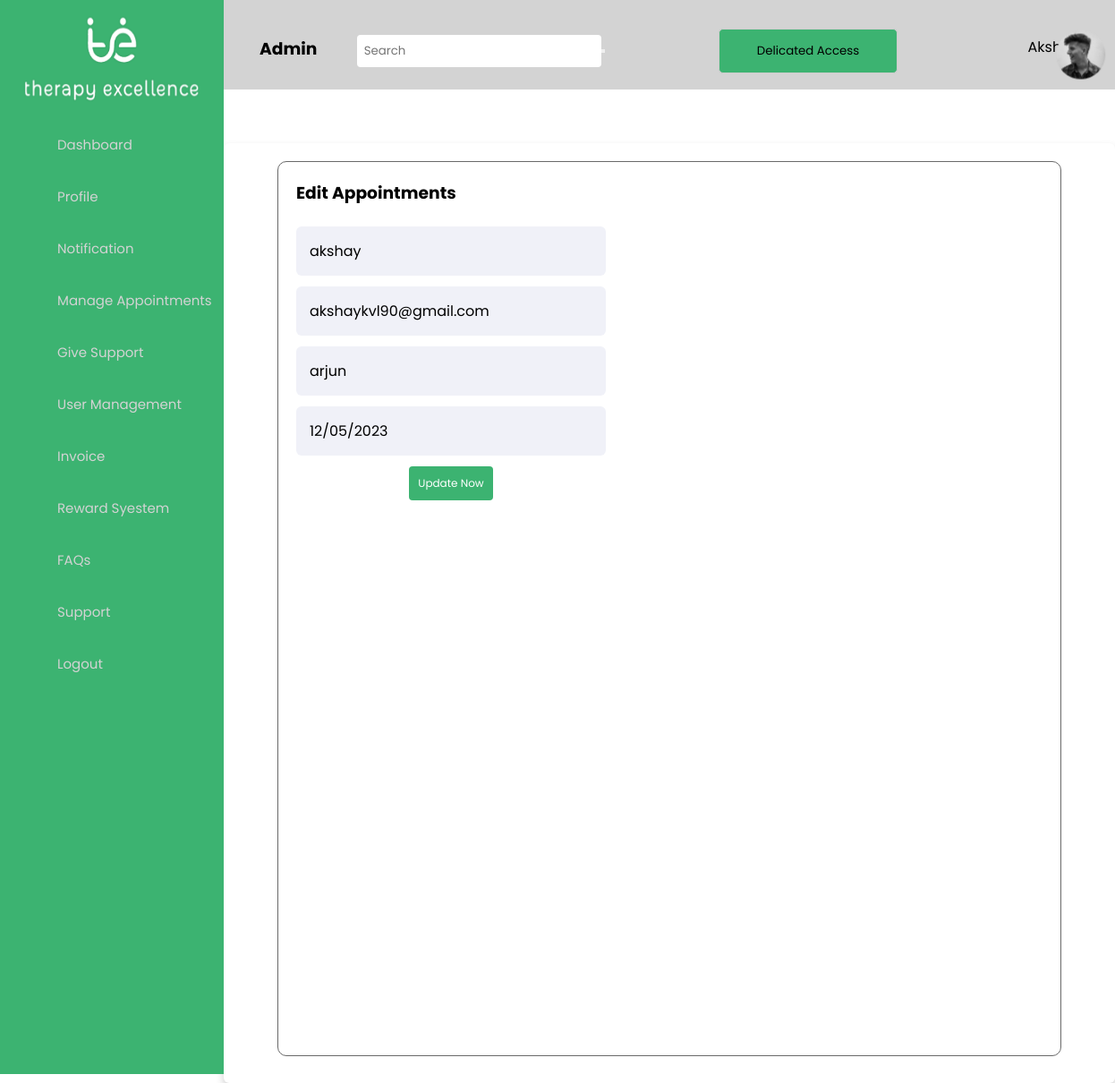
Screenshot of /clienteditappointments1 with the database file from the repository.
### client/models.py (models this page shows, shortened)
class Book_appointments(models.Model):
    Appointment_id=models.AutoField(primary_key=True,blank=True,unique=True)
    Name=models.CharField(max_length=42)
    Date=models.CharField(max_length=42)
    Problem=models.CharField(max_length=42)
    Supervisor_Name=models.CharField(max_length=42)
    Therapist_Name=models.CharField(max_length=42)
    Email= models.EmailField()
    Phone_Number=models.CharField(max_length=42)
    Age=models.CharField(max_length=3)
    Time=models.CharField(max_length=42)
    Gender=models.CharField(max_length=42)

### client/views.py (the view, shortened to what this page needs)
# urls.py: path('clienteditappointments<int:Appointment_id>', views.edit_appointments, name='clienteditappointments'),
def edit_appointments(request,Appointment_id, *args, **kwargs):
    cust_obj = Book_appointments.objects.get(Appointment_id=Appointment_id)
    if request.method=='GET':
        return render(request, 'clienteditappointments.html', {'cust_obj': cust_obj})

### templates/clienteditappointments.html (shortened to what this page needs)
{% load static %}
<!DOCTYPE html>
<html lang="en">
<head>
     <link rel="stylesheet" href="{% static 'css/addprofile.css' %} ">
    <link rel="stylesheet" href="{% static 'css/addinvoice.css' %} ">
    <link rel="stylesheet" href="{% static 'css/sidebar.css' %}" >
    <link href="https://unpkg.com/boxicons@2.0.7/css/boxicons.min.css" rel="stylesheet" />
    <link rel="stylesheet" href="https://cdnjs.cloudflare.com/ajax/libs/normalize/5.0.0/normalize.min.css">
    <link rel="stylesheet" href="{% static 'css/list1.css' %}" >
</head>
<body>
<div class="sidebar">
        <img src="static/img/images/logo_2.png" alt="Side Navigation Image">
      <ul class="nav-list">
        <li>
          <a href="adminhome">
           <i><iconify-icon icon="material-symbols:dashboard"></iconify-icon></i>
            <span class="links_name">Dashboard</span>
          </a>
        </li>
        <li>
          <a href="adprofile">
           <i><iconify-icon icon="iconamoon:profile-duotone"></iconify-icon></i>
            <span class="links_name">Profile</span>
          </a>
        </li>
        <li>
          <a href="adnotification">
             <i><iconify-icon icon="iconamoon:notification-duotone"></iconify-icon></i>
            <span class="links_name">Notification</span>
          </a>
        </li>
        <li>
          <ul>
          <li class="section">
              <a href="#"><i><iconify-icon icon="uil:calender"></iconify-icon></i>
                  <span class="links_name">Manage Appointments</span>
              </a>
          </li>
        </ul>
          <ul>
          <li class="section">
              <a href="#"><i><iconify-icon icon="healthicons:wold-care"></i>
                  <span class="links_name">Give Support</span>
              </a>
          </li>
          <ul>
          <li class="section">
              <a href="#"><i><iconify-icon icon="fa-solid:users"></i>
                  <span class="links_name">User Management</span>
              </a>
          </li>
              </ul>
          </li>
        <li>
            <a href="adinvoice"><i><iconify-icon icon="la:file-invoice"></i>
            <span class="links_name">Invoice</span>
          </a>
        </li>
        <li>
           <a href="#"><i><iconify-icon icon="fluent:reward-12-filled"></i>
            <span class="links_name">Reward Syestem</span>
          </a>
        </li>
        <li>
            <a href="adfaq"><i><iconify-icon icon="streamline:interface-help-question-circle-circle-faq-frame-help-info-mark-more-query-question"></i>
            <span class="links_name">FAQs</span>
          </a>
        </li>
        <li>
            <a href="adsupport"><i><iconify-icon icon="bx:headphone"></i>
            <span class="links_name">Support</span>
          </a>
        </li>
        <li>
          <a href="logout">
            <i><iconify-icon icon="material-symbols:logout"></i>
            <span class="links_name">Logout</span>
          </a>
        </li>
      </ul>
    </div>
    <section class="home-section">
  <nav>
    <ul>
      <li><h3><a href="#">Admin</a></li></h3>
       <li class="search-bar">
        <form>
          <input type="text" placeholder="Search">
          <button type="submit"></button>
        </form>
      </li>
      <li>
          <button class="my-button1">Delicated Access</button>
      </li>
      <img src="static/img/images/Ellipse_1.png">
       <li class="right">
  <a href="#">Akshay</a>
</li>
    </ul>
  </nav>
      <div class="container">
        <div class="profile-card">
          <h3 >Edit Appointments</h3>
<div class="account-info">
                    <div class="data">
                        <div class="important-data">
                            <section class="data-item">
<div class="right-side">
            <form action="clienteditappointments{{cust_obj.Appointment_id}}" method="POST">
            <div class="input-box">
              <input type="text" placeholder="Enter your name" name="Name"  value="{{cust_obj.Name}}"  required><br>
            </div>
            <div class="input-box">
              <input type="text" placeholder="Enter your email" name="Email"  value="{{cust_obj.Email}}" required><br>
            </div>
            <div class="input-box">
              <input type="text" placeholder="Enter Therapist name" name="Therapist_Name"  value="{{cust_obj.Therapist_Name}}"  required><br>
            </div>
            <div class="input-box">
              <input type="text" placeholder="Book the date" name="Date"  value="{{cust_obj.Date}}"  required><br>
            </div>
             <button value="submit" class="my-button green-button">Update Now</button>
            </div>
        </div>
      </div>
    </div>
</body>
</html>

### static/css/addprofile.css (style rules this page uses)
.container { max-width: 1100px; width: 100%; background: #fff; border-radius: 6px; padding: 20px 60px 30px 40px; box-shadow: 0 5px 10px rgba(0, 0, 0, 0.2); }
.right-side .input-box { height: 55px; width: 100%; margin: 12px 0; }
.right-side .input-box input, .right-side .input-box textarea { height: 100%; width: 100%; border: none; outline: none; font-size: 16px; background: #f0f1f8; border-radius: 6px; padding: 0 15px; resize: none; }

### static/css/addinvoice.css (style rules this page uses)
html { box-sizing: border-box; font-family: Arial, Helvetica, sans-serif; }
body { background-image: url(/images/banner.jpg); background-size: cover; }
.profile-card h3 { padding: 10px; }
.container { height: auto; backdrop-filter: blur(20px); display: flex; justify-content: center; align-items: center; margin-top: 60px; margin-right: 10px; }
.profile-card { width: 1100px; height: 1000px; background-color: white; border-radius: 10px; border: 1px solid dimgray; padding: 10px; margin-left: 20px; display: grid; grid-template-rows: 10px auto; }
.account-info { display: grid; padding: 10px; margin-top:10px; margin-bottom: 10px; margin-left:-30px; margin-right: 0px; }
.data { flex-direction: column; justify-content: space-between; color: var(--secondary-color); padding: 20px; text-align: center; border: 1px solid var(--border-color); border-radius: 10px; margin-left: 10px; }
.important-data { display: flex; justify-content: space-between; align-items: center; }

### static/css/sidebar.css (style rules this page uses)
* { margin: 0; padding: 0; box-sizing: border-box; font-family: "Poppins" , sans-serif; }
.sidebar { position: fixed; left: 0; top: 0; height: 150vh; width: 250px; background: rgb(60, 179, 113); padding: 6px 14px; z-index: 99; overflow-y: scroll; }
.sidebar img { display: block; margin: 10px auto; width: 200px; height: 100px; }
.sidebar i { color: #fff; height: 60px; min-width: 50px; font-size: 25px; text-align: center; line-height: 60px; }
.sidebar .nav-list { margin-top: 20px; height: 100%; }
.sidebar li { position: relative; margin: 8px 0; list-style: none; }
.sidebar li a { display: flex; height: 101%; width: 101%; border-radius: 12px; align-items: center; text-decoration: none; transition: all 0.4s ease; background:; }
.sidebar li a .links_name { color: lightgrey; font-size: 15px; font-weight: 400; white-space: nowrap; }
.sidebar li i { height: 50px; line-height: 50px; font-size: 18px; border-radius: 12px; }
.home-section { position: relative; background:white; min-height: 100vh; top: 0; left: 250px; width: calc(100% - 250px); transition: all 0.5s ease; z-index: 2; }
nav { background-color: lightgrey; height: 100px; }
nav ul { list-style-type: none; margin: 0; padding: 0; }
nav ul li { display: inline-block; }
nav ul li.right { float: right; }
nav ul li a { display: block; padding: 40px; color: black; text-decoration: none; }
nav ul li.search-bar { margin-left: auto; width: 400px; }
nav form { display: flex; align-items: center; }
nav input[type="text"] { padding: 8px; border: none; border-radius: 4px; }
nav img { transform: translate(315%, 50%); }
.my-button1 { width: 200px; padding: 5px; height: 50px; background-color: rgb(60, 179, 113); border: 1px solid #ccc; border-radius: 5px; }

### static/css/list1.css (style rules this page uses)
.my-button { display: inline-block; padding: 10px 10px; font-size: 12px; text-align: center; text-decoration: none; border: none; border-radius: 4px; cursor: pointer; transition: background-color 0.3s ease; }
.green-button { background-color: MediumSeaGreen; color: #fff; }

### rows the page displays
Book_appointments: Name "akshay", Email "akshaykvl90@gmail.com", Therapist_Name "arjun", Date "12/05/2023"
